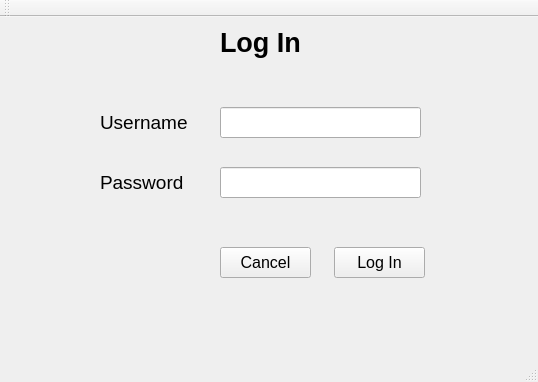
<?xml version="1.0" encoding="UTF-8"?>
<ui version="4.0">
 <class>MainWindow</class>
 <widget class="QMainWindow" name="MainWindow">
  <property name="geometry">
   <rect>
    <x>0</x>
    <y>0</y>
    <width>538</width>
    <height>382</height>
   </rect>
  </property>
  <property name="windowTitle">
   <string>MainWindow</string>
  </property>
  <widget class="QWidget" name="centralWidget">
   <widget class="QLabel" name="label">
    <property name="geometry">
     <rect>
      <x>220</x>
      <y>0</y>
      <width>91</width>
      <height>51</height>
     </rect>
    </property>
    <property name="font">
     <font>
      <pointsize>20</pointsize>
      <weight>75</weight>
      <bold>true</bold>
     </font>
    </property>
    <property name="text">
     <string>Log In</string>
    </property>
   </widget>
   <widget class="QLabel" name="label_username">
    <property name="geometry">
     <rect>
      <x>100</x>
      <y>90</y>
      <width>101</width>
      <height>31</height>
     </rect>
    </property>
    <property name="font">
     <font>
      <pointsize>14</pointsize>
      <weight>50</weight>
      <bold>false</bold>
     </font>
    </property>
    <property name="text">
     <string>Username</string>
    </property>
   </widget>
   <widget class="QLineEdit" name="input_username">
    <property name="geometry">
     <rect>
      <x>220</x>
      <y>90</y>
      <width>201</width>
      <height>31</height>
     </rect>
    </property>
   </widget>
   <widget class="QLabel" name="label_password">
    <property name="geometry">
     <rect>
      <x>100</x>
      <y>150</y>
      <width>101</width>
      <height>31</height>
     </rect>
    </property>
    <property name="font">
     <font>
      <pointsize>14</pointsize>
      <weight>50</weight>
      <bold>false</bold>
     </font>
    </property>
    <property name="text">
     <string>Password</string>
    </property>
   </widget>
   <widget class="QLineEdit" name="input_password">
    <property name="geometry">
     <rect>
      <x>220</x>
      <y>150</y>
      <width>201</width>
      <height>31</height>
     </rect>
    </property>
   </widget>
   <widget class="QPushButton" name="btn_login">
    <property name="geometry">
     <rect>
      <x>334</x>
      <y>230</y>
      <width>91</width>
      <height>31</height>
     </rect>
    </property>
    <property name="font">
     <font>
      <pointsize>12</pointsize>
     </font>
    </property>
    <property name="text">
     <string>Log In</string>
    </property>
   </widget>
   <widget class="QPushButton" name="btn_cancel">
    <property name="geometry">
     <rect>
      <x>220</x>
      <y>230</y>
      <width>91</width>
      <height>31</height>
     </rect>
    </property>
    <property name="font">
     <font>
      <pointsize>12</pointsize>
     </font>
    </property>
    <property name="text">
     <string>Cancel</string>
    </property>
   </widget>
  </widget>
  <widget class="QMenuBar" name="menuBar">
   <property name="geometry">
    <rect>
     <x>0</x>
     <y>0</y>
     <width>538</width>
     <height>21</height>
    </rect>
   </property>
  </widget>
  <widget class="QToolBar" name="mainToolBar">
   <attribute name="toolBarArea">
    <enum>TopToolBarArea</enum>
   </attribute>
   <attribute name="toolBarBreak">
    <bool>false</bool>
   </attribute>
  </widget>
  <widget class="QStatusBar" name="statusBar"/>
 </widget>
 <layoutdefault spacing="6" margin="11"/>
 <resources/>
 <connections/>
</ui>
